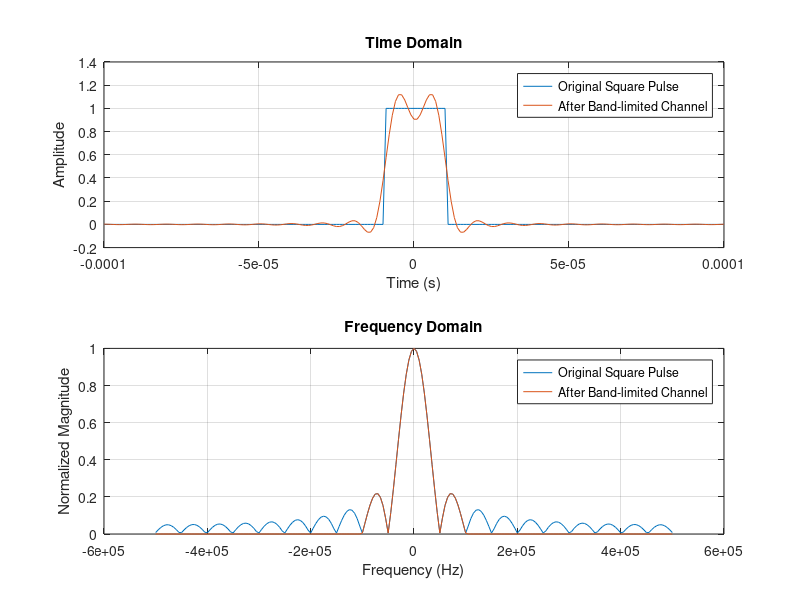

Write the MATLAB code that produced this figure.
%% The first thing you need to show here is the effect of a band-limited flat channel on the square signal.
% You need to create a band-limited channel such as the one in Figure 1, with a band B = 100 kHz.
% Then generate a square pulse of duration T = 2/B, pass it through the filter, and then look at the output.
% You need here to show the signal before and after the channel, both in time and in frequency.

clc;
close all;
clear;

% Define parameters
B = 100e3; % Bandwidth of the channel in Hz
T = 2 / B; % Duration of the square pulse in seconds
Fs = 10 * B; % Sampling frequency, at least ten times the bandwidth

%% Generate a single square pulse of duration T centered at t=0
% Create a time vector
t = -5*T:1/Fs:5*T;
square_pulse = zeros(1, length(t));
square_pulse(t >= -T/2 & t < T/2) = 1;

%% Create the frequency response of a band-limited channel
% For a flat channel, we simply block frequencies outside +/- B
f = linspace(-Fs/2, Fs/2, length(t));
H = double(abs(f) <= B);

% Apply the channel to the signal in frequency domain
square_pulse_fft = fftshift(fft(square_pulse));
filtered_pulse_fft = square_pulse_fft .* H;
filtered_pulse = ifft(ifftshift(filtered_pulse_fft));

%% Plot the time domain signal before and after the channel
figure;
subplot(2,1,1);
plot(t, square_pulse);
hold on;
plot(t, real(filtered_pulse)); % Real part due to numerical precision
title('Time Domain');
xlabel('Time (s)');
ylabel('Amplitude');
legend('Original Square Pulse', 'After Band-limited Channel');
grid on;

%% Plot the frequency domain signal before and after the channel
subplot(2,1,2);
plot(f, abs(square_pulse_fft) / max(abs(square_pulse_fft)));
hold on;
plot(f, abs(filtered_pulse_fft) / max(abs(filtered_pulse_fft)));
title('Frequency Domain');
xlabel('Frequency (Hz)');
ylabel('Normalized Magnitude');
legend('Original Square Pulse', 'After Band-limited Channel');
grid on;
